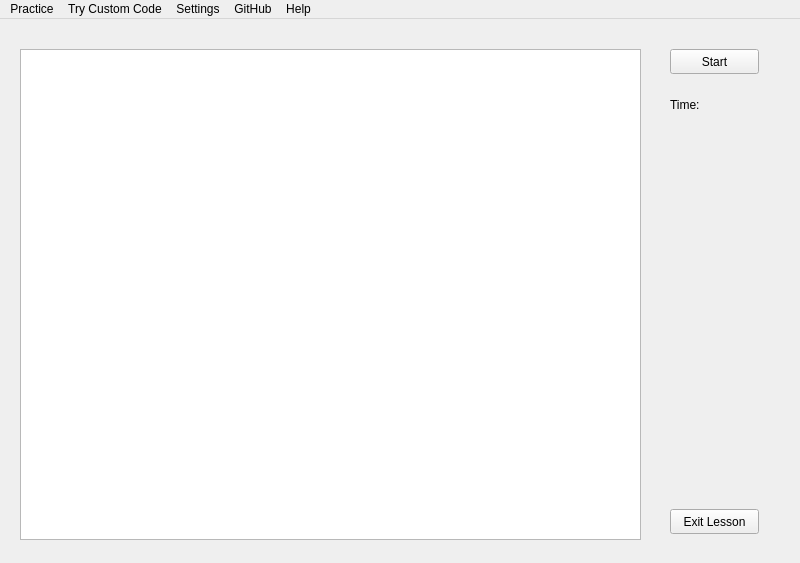
<?xml version="1.0" encoding="UTF-8"?>
<ui version="4.0">
 <class>MainWindow</class>
 <widget class="QMainWindow" name="MainWindow">
  <property name="geometry">
   <rect>
    <x>0</x>
    <y>0</y>
    <width>800</width>
    <height>563</height>
   </rect>
  </property>
  <property name="windowTitle">
   <string>MainWindow</string>
  </property>
  <widget class="QWidget" name="centralwidget">
   <widget class="QPushButton" name="bStartJava">
    <property name="geometry">
     <rect>
      <x>150</x>
      <y>190</y>
      <width>141</width>
      <height>101</height>
     </rect>
    </property>
    <property name="text">
     <string>Java</string>
    </property>
   </widget>
   <widget class="QPushButton" name="bStartCpp">
    <property name="geometry">
     <rect>
      <x>500</x>
      <y>190</y>
      <width>141</width>
      <height>101</height>
     </rect>
    </property>
    <property name="text">
     <string>C++</string>
    </property>
   </widget>
   <widget class="QPlainTextEdit" name="plainLessonSource">
    <property name="geometry">
     <rect>
      <x>20</x>
      <y>30</y>
      <width>621</width>
      <height>491</height>
     </rect>
    </property>
   </widget>
   <widget class="QPushButton" name="bStartLesson">
    <property name="geometry">
     <rect>
      <x>670</x>
      <y>30</y>
      <width>89</width>
      <height>25</height>
     </rect>
    </property>
    <property name="text">
     <string>Start</string>
    </property>
   </widget>
   <widget class="QPushButton" name="bExitLesson">
    <property name="geometry">
     <rect>
      <x>670</x>
      <y>490</y>
      <width>89</width>
      <height>25</height>
     </rect>
    </property>
    <property name="text">
     <string>Exit Lesson</string>
    </property>
   </widget>
   <widget class="QLabel" name="labelCountTime">
    <property name="geometry">
     <rect>
      <x>670</x>
      <y>70</y>
      <width>91</width>
      <height>31</height>
     </rect>
    </property>
    <property name="text">
     <string>Time:</string>
    </property>
   </widget>
  </widget>
  <widget class="QMenuBar" name="menubar">
   <property name="geometry">
    <rect>
     <x>0</x>
     <y>0</y>
     <width>800</width>
     <height>22</height>
    </rect>
   </property>
   <widget class="QMenu" name="menuPractice">
    <property name="title">
     <string>Practice</string>
    </property>
   </widget>
   <widget class="QMenu" name="menuTry_Custom_Code">
    <property name="title">
     <string>Try Custom Code</string>
    </property>
   </widget>
   <widget class="QMenu" name="menuSettings">
    <property name="title">
     <string>Settings</string>
    </property>
   </widget>
   <widget class="QMenu" name="menuGitHub">
    <property name="title">
     <string>GitHub</string>
    </property>
   </widget>
   <widget class="QMenu" name="menuHelp">
    <property name="title">
     <string>Help</string>
    </property>
   </widget>
   <addaction name="menuPractice"/>
   <addaction name="menuTry_Custom_Code"/>
   <addaction name="menuSettings"/>
   <addaction name="menuGitHub"/>
   <addaction name="menuHelp"/>
  </widget>
 </widget>
 <resources/>
 <connections/>
</ui>
